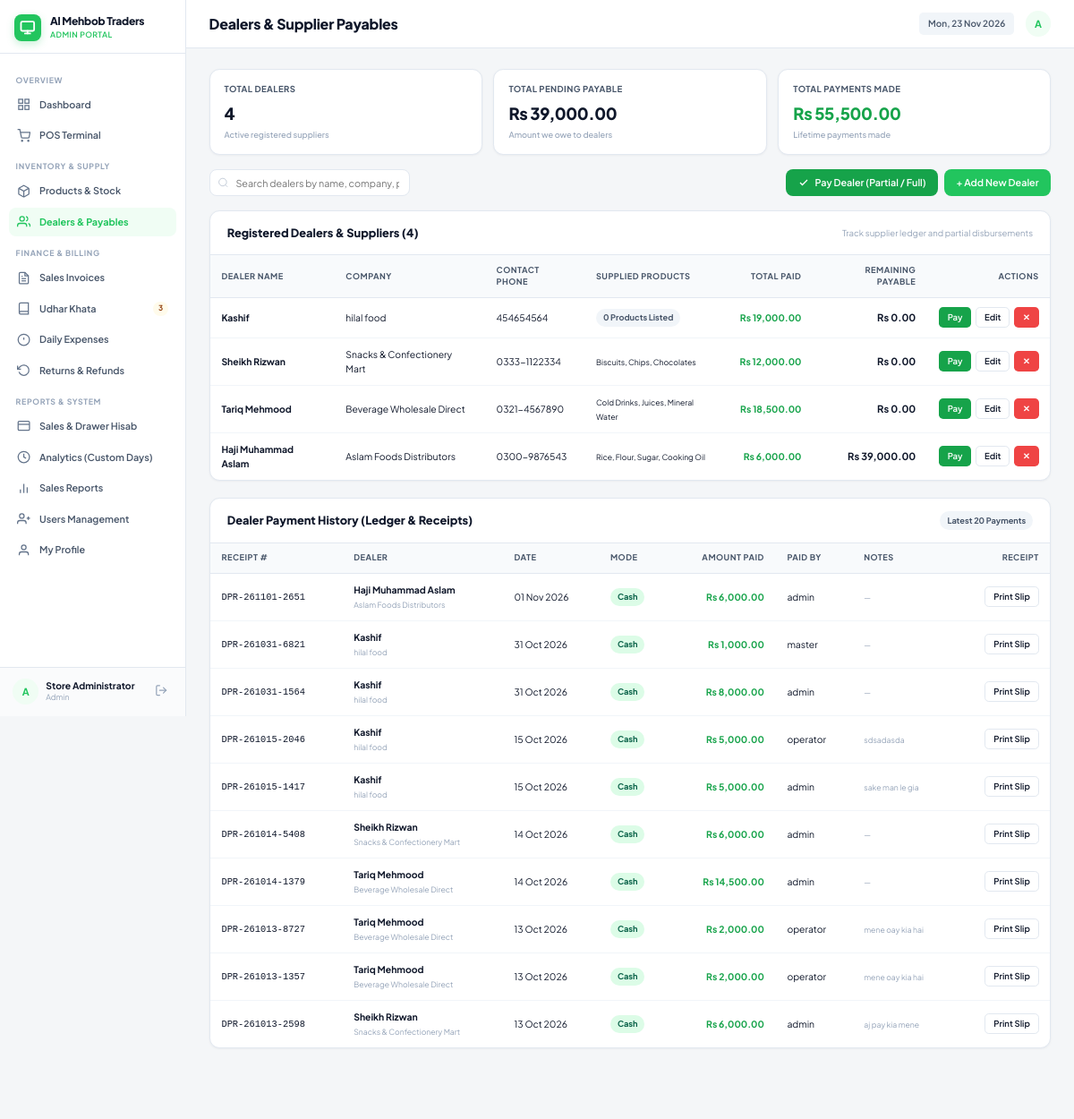
Screenshot of /admin/dealers.php (signed in) with the database file from the repository.
### tables this page shows
CREATE TABLE `store_settings` (
  `id` int(11) NOT NULL DEFAULT 1,
  `store_name` varchar(150) NOT NULL DEFAULT 'Super POS Mart',
  `phone` varchar(50) NOT NULL DEFAULT '0300-1234567',
  `address` varchar(255) NOT NULL DEFAULT 'Shop # 12, Main Commercial Market',
  `currency_symbol` varchar(10) NOT NULL DEFAULT 'Rs',
  `receipt_footer` varchar(255) NOT NULL DEFAULT 'Thank you for shopping with us! Items can be returned within 3 days with receipt.'
);

CREATE TABLE `dealers` (
  `id` int(10) UNSIGNED NOT NULL,
  `name` varchar(150) NOT NULL,
  `phone` varchar(40) DEFAULT NULL,
  `company_name` varchar(150) DEFAULT NULL,
  `products_supplied` text DEFAULT NULL,
  `pending_payable_amount` decimal(12,2) NOT NULL DEFAULT 0.00,
  `created_at` timestamp NOT NULL DEFAULT current_timestamp()
);

CREATE TABLE `dealer_payments` (
  `id` bigint(20) UNSIGNED NOT NULL,
  `dealer_id` int(10) UNSIGNED NOT NULL,
  `paid_amount` decimal(12,2) NOT NULL,
  `payment_mode` enum('Cash','Bank') NOT NULL DEFAULT 'Cash',
  `receipt_number` varchar(40) NOT NULL,
  `date` date NOT NULL,
  `notes` text DEFAULT NULL,
  `created_by` int(10) UNSIGNED DEFAULT NULL,
  `created_at` timestamp NOT NULL DEFAULT current_timestamp()
);

CREATE TABLE `users` (
  `id` int(10) UNSIGNED NOT NULL,
  `username` varchar(80) NOT NULL,
  `password_hash` varchar(255) NOT NULL,
  `plain_password` varchar(255) DEFAULT NULL,
  `full_name` varchar(120) DEFAULT NULL,
  `role` varchar(30) NOT NULL DEFAULT 'Operator',
  `status` enum('Active','Frozen') NOT NULL DEFAULT 'Active',
  `created_at` timestamp NOT NULL DEFAULT current_timestamp()
);

### admin/dealers.php (the view, shortened to what the rows shown need)
<?php
require_once __DIR__ . '/../includes/functions.php';
$pdo = db();
$isAdmin = is_admin();
$dealers = $pdo->query("SELECT d.*,
    COALESCE((SELECT SUM(paid_amount) FROM dealer_payments WHERE dealer_id = d.id), 0) as total_paid,
    COALESCE((SELECT COUNT(*) FROM products WHERE dealer_id = d.id), 0) as products_count
    FROM dealers d
    ORDER BY d.id DESC")->fetchAll();
$payments = $pdo->query("SELECT dp.*, d.name as dealer_name, d.company_name, u.username as created_by_user
    FROM dealer_payments dp
    JOIN dealers d ON d.id = dp.dealer_id
    LEFT JOIN users u ON u.id = dp.created_by
    ORDER BY dp.id DESC
    LIMIT 20")->fetchAll();
include __DIR__ . '/../includes/header.php';
?>
<div class="card">
    <div class="card-body" style="padding: 0;">
        <div class="table-responsive">
            <table class="table">
                <thead>
                    <tr>
                        <th>Dealer Name</th>
                        <th>Company</th>
                        <th>Contact Phone</th>
                        <th>Supplied Products</th>
                        <th class="text-right">Total Paid</th>
                        <th class="text-right">Remaining Payable</th>
                        <th class="text-right">Actions</th>
                    </tr>
                </thead>
                <tbody>
                    <?php if (empty($dealers)): ?>
                        <tr>
                            <td colspan="7" class="text-center text-muted" style="padding: 35px;">
                                No dealers registered yet. Click <strong>+ Add New Dealer</strong> to create your first supplier profile.
                            </td>
                        </tr>
                    <?php else: ?>
                        <?php foreach ($dealers as $d): ?>
                            <tr data-dealer-row>
                                <td><strong><?= e($d['name']) ?></strong></td>
                                <td><?= e($d['company_name'] ?: '—') ?></td>
                                <td><?= e($d['phone'] ?: '—') ?></td>
                                <td>
                                    <?php if ($d['products_supplied']): ?>
                                        <small><?= e($d['products_supplied']) ?></small>
                                    <?php else: ?>
                                        <span class="badge badge-gray"><?= $d['products_count'] ?> products listed</span>
                                    <?php endif; ?>
                                </td>
                                <td class="text-right text-success font-bold">Rs <?= money($d['total_paid']) ?></td>
                                <td class="text-right font-bold text-warning" style="font-size: 14px;">
                                    Rs <?= money($d['pending_payable_amount']) ?>
                                </td>
                                <td class="text-right">
                                    <div style="display: inline-flex; gap: 6px;">
                                        <button type="button" class="btn btn-sm btn-success"
                                            onclick="openPayDealerModal(<?= $d['id'] ?>, '<?= e(addslashes($d['name'])) ?>', <?= $d['pending_payable_amount'] ?>)">
                                            Pay
                                        </button>
                                        <?php if ($isAdmin): ?>
                                            <button type="button" class="btn btn-sm btn-light"
                                                onclick="openEditDealerModal(<?= htmlspecialchars(json_encode($d), ENT_QUOTES, 'UTF-8') ?>)">
                                                Edit
                                            </button>
                                            <form method="post" style="display:inline;" onsubmit="return confirm('Delete dealer \'<?= e(addslashes($d['name'])) ?>\'?');">
                                                <button type="submit" class="btn btn-sm btn-danger">✕</button>
                                            </form>
                                        <?php endif; ?>
                                    </div>
                                </td>
                            </tr>
                        <?php endforeach; ?>
                    <?php endif; ?>
                </tbody>
            </table>
        </div>
    </div>
</div>
<div class="card" style="margin-top: 24px;">
    <div class="card-body" style="padding: 0;">
        <div class="table-responsive">
            <table class="table">
                <thead>
                    <tr>
                        <th>Receipt #</th>
                        <th>Dealer</th>
                        <th>Date</th>
                        <th>Mode</th>
                        <th class="text-right">Amount Paid</th>
                        <th>Paid By</th>
                        <th>Notes</th>
                        <th class="text-right">Receipt</th>
                    </tr>
                </thead>
                <tbody>
                    <?php if (empty($payments)): ?>
                        <tr>
                            <td colspan="8" class="text-center text-muted" style="padding: 30px;">
                                No payments made to dealers yet.
                            </td>
                        </tr>
                    <?php else: ?>
                        <?php foreach ($payments as $pay): ?>
                            <tr>
                                <td><code><?= e($pay['receipt_number']) ?></code></td>
                                <td>
                                    <strong><?= e($pay['dealer_name']) ?></strong>
                                    <?php if ($pay['company_name']): ?>
                                        <br><small class="text-muted"><?= e($pay['company_name']) ?></small>
                                    <?php endif; ?>
                                </td>
                                <td><?= date('d M Y', strtotime($pay['date'])) ?></td>
                                <td>
                                    <span class="badge badge-<?= $pay['payment_mode'] === 'Cash' ? 'success' : 'info' ?>">
                                        <?= e($pay['payment_mode']) ?>
                                    </span>
                                </td>
                                <td class="text-right font-bold text-success">Rs <?= money($pay['paid_amount']) ?></td>
                                <td><?= e($pay['created_by_user'] ?? 'System') ?></td>
                                <td><small class="text-muted"><?= e($pay['notes'] ?: '—') ?></small></td>
                                <td class="text-right">
                                    <a href="<?= url('/print_dealer_receipt.php?id=' . $pay['id']) ?>" target="_blank" class="btn btn-sm btn-light">
                                        Print Slip
                                    </a>
                                </td>
                            </tr>
                        <?php endforeach; ?>
                    <?php endif; ?>
                </tbody>
            </table>
        </div>
    </div>
</div>
<?php include __DIR__ . '/../includes/footer.php'; ?>

### includes/sidebar.php (shortened to what the rows shown need)
<?php
$user = current_user();
$pdo = db();
$settings = get_store_settings($pdo);
?>
<aside class="sidebar no-print" style="display: flex !important; flex-direction: column !important; height: 125vh !important; position: sticky; top: 0; overflow: hidden; background: var(--bg-sidebar); border-right: 1px solid var(--border-color); width: 260px; flex-shrink: 0; z-index: 100;">
    <div class="sidebar-header" style="flex-shrink: 0;">
        <a class="brand-link" href="<?= url(in_array($user['role'], ['Admin', 'Master'], true) ? '/admin/dashboard.php' : '/operator/index.php') ?>">
            <div>
                <div class="brand-title" style="font-size: 15px; font-weight: 800;"><?= e($settings['store_name']) ?></div>
                <div class="brand-subtitle"><?= e($user['role']) ?> Portal</div>
            </div>
        </a>
    </div>
</aside>

### rows the page displays
store_settings: store_name "Al Mehbob Traders"
dealers: name "Kashif", company_name "hilal food", phone "454654564", products_count "0", total_paid "19,000.00", pending_payable_amount "0.00"
dealers: name "Sheikh Rizwan", company_name "Snacks & Confectionery Mart", phone "0333-1122334", products_supplied "Biscuits, Chips, Chocolates", total_paid "12,000.00", pending_payable_amount "0.00"
dealers: name "Tariq Mehmood", company_name "Beverage Wholesale Direct", phone "0321-4567890", products_supplied "Cold Drinks, Juices, Mineral Water", total_paid "18,500.00", pending_payable_amount "0.00"
dealers: name "Haji Muhammad Aslam", company_name "Aslam Foods Distributors", phone "0300-9876543", products_supplied "Rice, Flour, Sugar, Cooking Oil", total_paid "6,000.00", pending_payable_amount "39,000.00"
dealer_payments: receipt_number "DPR-261101-2651", dealer.name "Haji Muhammad Aslam", dealer.company_name "Aslam Foods Distributors", date "01 Nov 2026", payment_mode "Cash", paid_amount "6,000.00", created_by.username "admin", notes "—"
dealer_payments: receipt_number "DPR-261031-6821", dealer.name "Kashif", dealer.company_name "hilal food", date "31 Oct 2026", payment_mode "Cash", paid_amount "1,000.00", created_by.username "master", notes "—"
dealer_payments: receipt_number "DPR-261031-1564", dealer.name "Kashif", dealer.company_name "hilal food", date "31 Oct 2026", payment_mode "Cash", paid_amount "8,000.00", created_by.username "admin", notes "—"
dealer_payments: receipt_number "DPR-261015-2046", dealer.name "Kashif", dealer.company_name "hilal food", date "15 Oct 2026", payment_mode "Cash", paid_amount "5,000.00", created_by.username "operator", notes "sdsadasda"
dealer_payments: receipt_number "DPR-261015-1417", dealer.name "Kashif", dealer.company_name "hilal food", date "15 Oct 2026", payment_mode "Cash", paid_amount "5,000.00", created_by.username "admin", notes "sake man le gia"
dealer_payments: receipt_number "DPR-261014-5408", dealer.name "Sheikh Rizwan", dealer.company_name "Snacks & Confectionery Mart", date "14 Oct 2026", payment_mode "Cash", paid_amount "6,000.00", created_by.username "admin", notes "—"
dealer_payments: receipt_number "DPR-261014-1379", dealer.name "Tariq Mehmood", dealer.company_name "Beverage Wholesale Direct", date "14 Oct 2026", payment_mode "Cash", paid_amount "14,500.00", created_by.username "admin", notes "—"
dealer_payments: receipt_number "DPR-261013-8727", dealer.name "Tariq Mehmood", dealer.company_name "Beverage Wholesale Direct", date "13 Oct 2026", payment_mode "Cash", paid_amount "2,000.00", created_by.username "operator", notes "mene oay kia hai"
dealer_payments: receipt_number "DPR-261013-1357", dealer.name "Tariq Mehmood", dealer.company_name "Beverage Wholesale Direct", date "13 Oct 2026", payment_mode "Cash", paid_amount "2,000.00", created_by.username "operator", notes "mene oay kia hai"
dealer_payments: receipt_number "DPR-261013-2598", dealer.name "Sheikh Rizwan", dealer.company_name "Snacks & Confectionery Mart", date "13 Oct 2026", payment_mode "Cash", paid_amount "6,000.00", created_by.username "admin", notes "aj pay kia mene"

### other values shown
$user['role'] "ADMIN"
$pendingUdharBadge "3"
substr($user['username'], 0, 1) "A"
$user['full_name'] "Store Administrator"
$user['role'] "Admin"
$page_title "Dealers & Supplier Payables"
count($dealers) "4"
money($totalPayableAll) "39,000.00"
money($totalPaidAll) "55,500.00"
